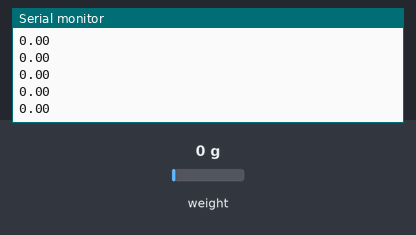
Recording of a sketch running on a simulated Arduino Uno, built with avr-gcc and run on an emulated ATmega328P. Shown: the last lines printed to the serial monitor. The test bench sets the inputs (shaded band); at power-on: weight on the scale 0 g.

Above: at 3.2 s.
3.3 s: weight on the scale set to 100 g
At 3.31 s:
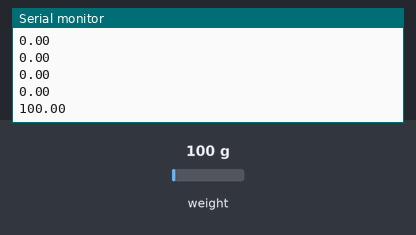
4.8 s: weight on the scale set to 1250 g
At 4.82 s:
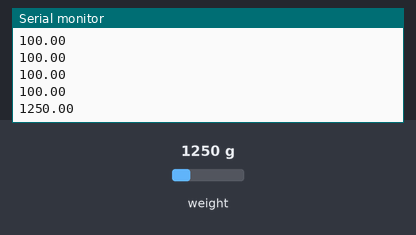
Timing chart, 0 to 7.8 s (numbered marks = the images above; inputs shaded):
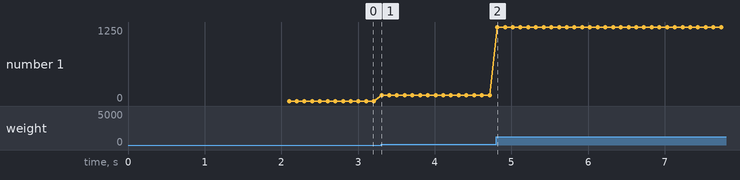

Measured:
- after the input at 3.3 s, the serial monitor: prints a new line at once (image 1)
- after the input at 4.8 s, the serial monitor: prints a new line at once (image 2)
- plotted number 1: 0 → 100 after the input at 3.3 s, 100 → 1250 after the input at 4.8 s

The sketch:

calibration.ino
```cpp
/*
 Setup your scale and start the sketch WITHOUT a weight on the scale
 Once readings are displayed place the weight on the scale
 Press +/- or a/z to adjust the calibration_factor until the output readings match the known weight
 Arduino pin 5 -> HX711 CLK
 Arduino pin 6 -> HX711 DOUT
 Arduino pin 5V -> HX711 VCC
 Arduino pin GND -> HX711 GND
*/

#include "HX711.h"

HX711 scale(3,2);

float calibration_factor = -320; // this calibration factor is adjusted according to my load cell
float units;
float ounces;

void setup() {
  Serial.begin(9600);

  scale.set_scale();
  scale.tare();  //Reset the scale to 0

  long zero_factor = scale.read_average();
}

void loop() {

  scale.set_scale(calibration_factor); //Adjust to this calibration factor

  units = scale.get_units(), 10;
  if (units < 0)
  {
    units = 0.00;
  }
  ounces = units * 0.035274;
  Serial.print(units);
  Serial.print('\n');

  if(Serial.available())
  {
    char temp = Serial.read();
    if(temp == '+' || temp == 'a')
      calibration_factor += 1;
    else if(temp == '-' || temp == 'z')
      calibration_factor -= 1;
  }
}
```
